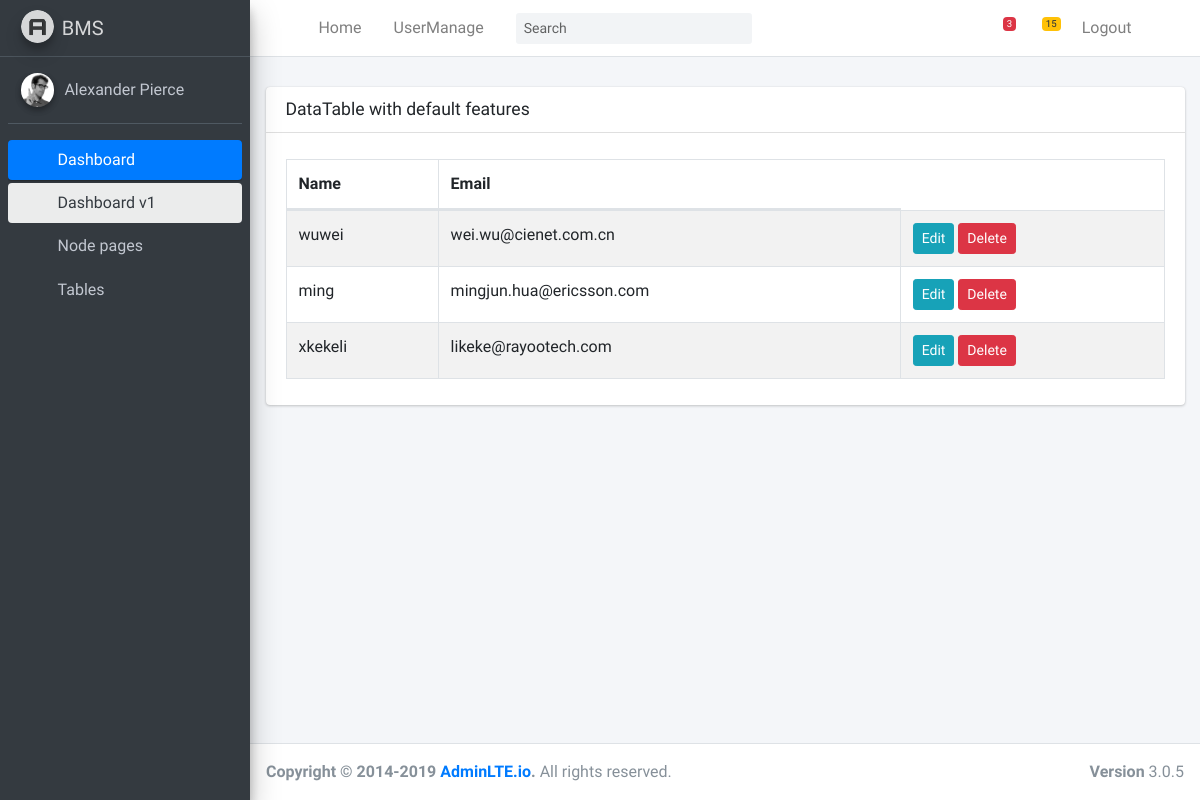
Page /user_manage on the earlier database version.
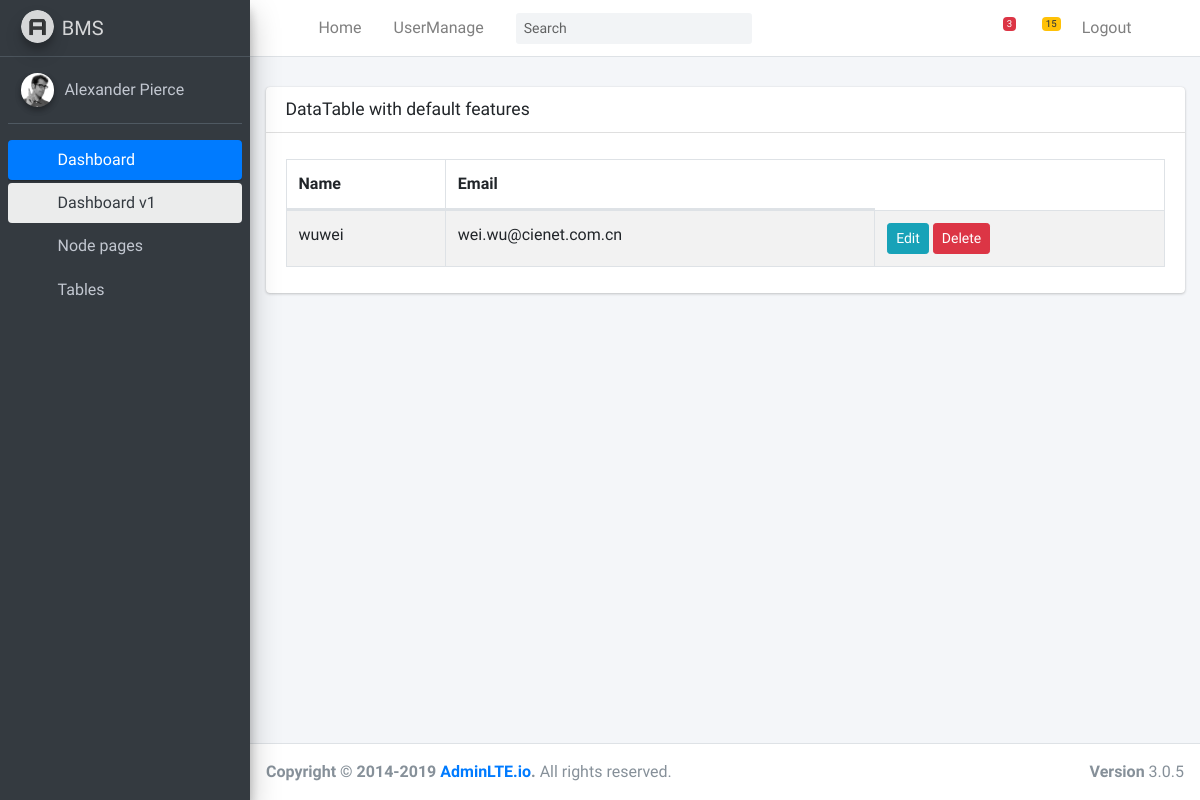
Same page on the later database version.
### login/models.py (models this page shows, shortened)
class User(models.Model):
    gender = (
        ('male', 'male'),
        ('female', 'female'),
    )
    name = models.CharField(max_length=128, unique=True)
    password = models.CharField(max_length=256)
    email = models.EmailField(unique=True)
    sex = models.CharField(max_length=32, choices=gender, default='male')
    c_time = models.DateTimeField(auto_now_add=True)
    @staticmethod
    def get_threader():
        return ["Name", "Email"]
    class Meta:
        ordering = ['c_time']

### BCRUPro/views.py (the view)
# urls.py: re_path(r'^user_manage', user_manage, name='user_manage'),
@require_GET
def user_manage(request):
    users = User.objects.all()
    theader = User.get_threader()
    return render(request, 'pages/tables/user.html', locals())

### templates/pages/tables/user.html (shortened to what this page needs)
{% extends 'base.html' %}
{% load staticfiles %}
{% block head %}
  <link rel="stylesheet" href="{% static 'adminlte/plugins/datatables-bs4/css/dataTables.bootstrap4.min.css' %}">
  <link rel="stylesheet" href="{% static 'adminlte/plugins/datatables-responsive/css/responsive.bootstrap4.min.css' %}">
{% endblock %}
{% block content %}
    <div class="container-fluid">
    <div class="row">
      <div class="col-12">
        <div class="card">
              <div class="card-header">
                <h3 class="card-title">DataTable with default features</h3>
              </div>
              <div class="card-body">
                <table id="example" class="table table-bordered table-striped">
                  <thead>
                    <tr>
                      {% for th in theader %}
                        <th>{{ th }}</th>
                      {% endfor %}
                    </tr>
                  </thead>
                  <tbody>
                  {% for user in users %}
                    <tr>
                        <td>{{ user.name }}</td>
                        <td>{{ user.email }}</td>
                        <td>
                                <input type="button" value="Edit" class="btn btn-sm btn-info">
                                <input type="button" value="Delete" class="btn btn-sm btn-danger">
                        </td>
                    </tr>
                  {% endfor %}
                  </tbody>
                </table>
              </div>
            </div>
      </div>
    </div>
    </div>
{% endblock %}

### templates/base.html (shortened to what this page needs)
{% load staticfiles %}
<!DOCTYPE html>
<html>
<head>
  <link rel="stylesheet" href="{% static 'adminlte/plugins/fontawesome-free/css/all.min.css' %}">
  <link rel="stylesheet" href="https://code.ionicframework.com/ionicons/2.0.1/css/ionicons.min.css">
  <link rel="stylesheet" href="{% static 'adminlte/plugins/tempusdominus-bootstrap-4/css/tempusdominus-bootstrap-4.min.css' %}">
  <link rel="stylesheet" href="{% static 'adminlte/plugins/icheck-bootstrap/icheck-bootstrap.min.css' %}">
  <link rel="stylesheet" href="{% static 'adminlte/plugins/jqvmap/jqvmap.min.css' %}">
  <link rel="stylesheet" href="{% static 'adminlte/dist/css/adminlte.min.css' %}">
  <link rel="stylesheet" href="{% static 'adminlte/plugins/overlayScrollbars/css/OverlayScrollbars.min.css' %}">
  <link rel="stylesheet" href="{% static 'adminlte/plugins/daterangepicker/daterangepicker.css' %}">
  <link rel="stylesheet" href="{% static 'adminlte/plugins/summernote/summernote-bs4.css' %}">
  {% block head %}
  {% endblock %}
</head>
<body class="hold-transition sidebar-mini layout-fixed">
<div class="wrapper">
  <nav class="main-header navbar navbar-expand navbar-white navbar-light">
    <ul class="navbar-nav">
      <li class="nav-item">
        <a class="nav-link" data-widget="pushmenu" href="#" role="button"><i class="fas fa-bars"></i></a>
      </li>
      <li class="nav-item d-none d-sm-inline-block">
        <a href="{% url 'index' %}" class="nav-link">Home</a>
      </li>
      <li class="nav-item d-none d-sm-inline-block">
        <a href="{% url 'user_manage' %}" class="nav-link">UserManage</a>
      </li>
    </ul>
    <form class="form-inline ml-3">
      <div class="input-group input-group-sm">
        <input class="form-control form-control-navbar" type="search" placeholder="Search" aria-label="Search">
        <div class="input-group-append">
          <button class="btn btn-navbar" type="submit">
            <i class="fas fa-search"></i>
          </button>
        </div>
      </div>
    </form>
    <ul class="navbar-nav ml-auto">
      <li class="nav-item dropdown">
        <a class="nav-link" data-toggle="dropdown" href="#">
          <i class="far fa-comments"></i>
          <span class="badge badge-danger navbar-badge">3</span>
        </a>
      </li>
      <li class="nav-item dropdown">
        <a class="nav-link" data-toggle="dropdown" href="#">
          <span class="badge badge-warning navbar-badge">15</span>
        </a>
      </li>
      <li class="nav-item d-none d-sm-inline-block">
        <a href="{% url 'login:logout' %}" class="nav-link">Logout</a>
      </li>
      <li class="nav-item">
        <a class="nav-link" data-widget="control-sidebar" data-slide="true" href="#" role="button">
          <i class="fas fa-th-large"></i>
        </a>
      </li>
    </ul>
  </nav>
  <aside class="main-sidebar sidebar-dark-primary elevation-4">
    <a href="index.html" class="brand-link">
      <img src="{% static 'adminlte/dist/img/AdminLTELogo.png' %}" alt="AdminLTE Logo" class="brand-image img-circle elevation-3"
           style="opacity: .8">
      <span class="brand-text font-weight-light">BMS</span>
    </a>
    <div class="sidebar">
      <div class="user-panel mt-3 pb-3 mb-3 d-flex">
        <div class="image">
          <img src="{% static 'adminlte/dist/img/user2-160x160.jpg' %}" class="img-circle elevation-2" alt="User Image">
        </div>
        <div class="info">
          <a href="#" class="d-block">Alexander Pierce</a>
        </div>
      </div>
      <nav class="mt-2">
        <ul class="nav nav-pills nav-sidebar flex-column" data-widget="treeview" role="menu" data-accordion="false">
          <li class="nav-item has-treeview menu-open">
            <a href="#" class="nav-link active">
              <i class="nav-icon fas fa-tachometer-alt"></i>
              <p>
                Dashboard
                <i class="right fas fa-angle-left"></i>
              </p>
            </a>
            <ul class="nav nav-treeview">
              <li class="nav-item">
                <a href="{% url 'index' %}" class="nav-link active">
                  <i class="far fa-circle nav-icon"></i>
                  <p>Dashboard v1</p>
                </a>
              </li>
            </ul>
          </li>
          <li class="nav-item has-treeview">
            <a href="#" class="nav-link">
              <i class="nav-icon fas fa-book"></i>
              <p>
                Node pages
                <i class="fas fa-angle-left right"></i>
              </p>
            </a>
          </li>
          <li class="nav-item has-treeview">
            <a href="#" class="nav-link">
              <i class="nav-icon fas fa-table"></i>
              <p>
                Tables
                <i class="fas fa-angle-left right"></i>
              </p>
            </a>
          </li>
        </ul>
      </nav>
    </div>
  </aside>
  <div class="content-wrapper">
    <div class="content-header">
    </div>
    <section class="content">
        {% block content %}
        {% endblock %}
    </section>
  </div>
  <footer class="main-footer">
    <strong>Copyright &copy; 2014-2019 <a href="http://adminlte.io">AdminLTE.io</a>.</strong>
    All rights reserved.
    <div class="float-right d-none d-sm-inline-block">
      <b>Version</b> 3.0.5
    </div>
  </footer>
</div>
</body>
</html>

Differences in the rows shown:
removed User: name "ming", email "mingjun.hua@ericsson.com"
removed User: name "xkekeli", email "likeke@rayootech.com"
